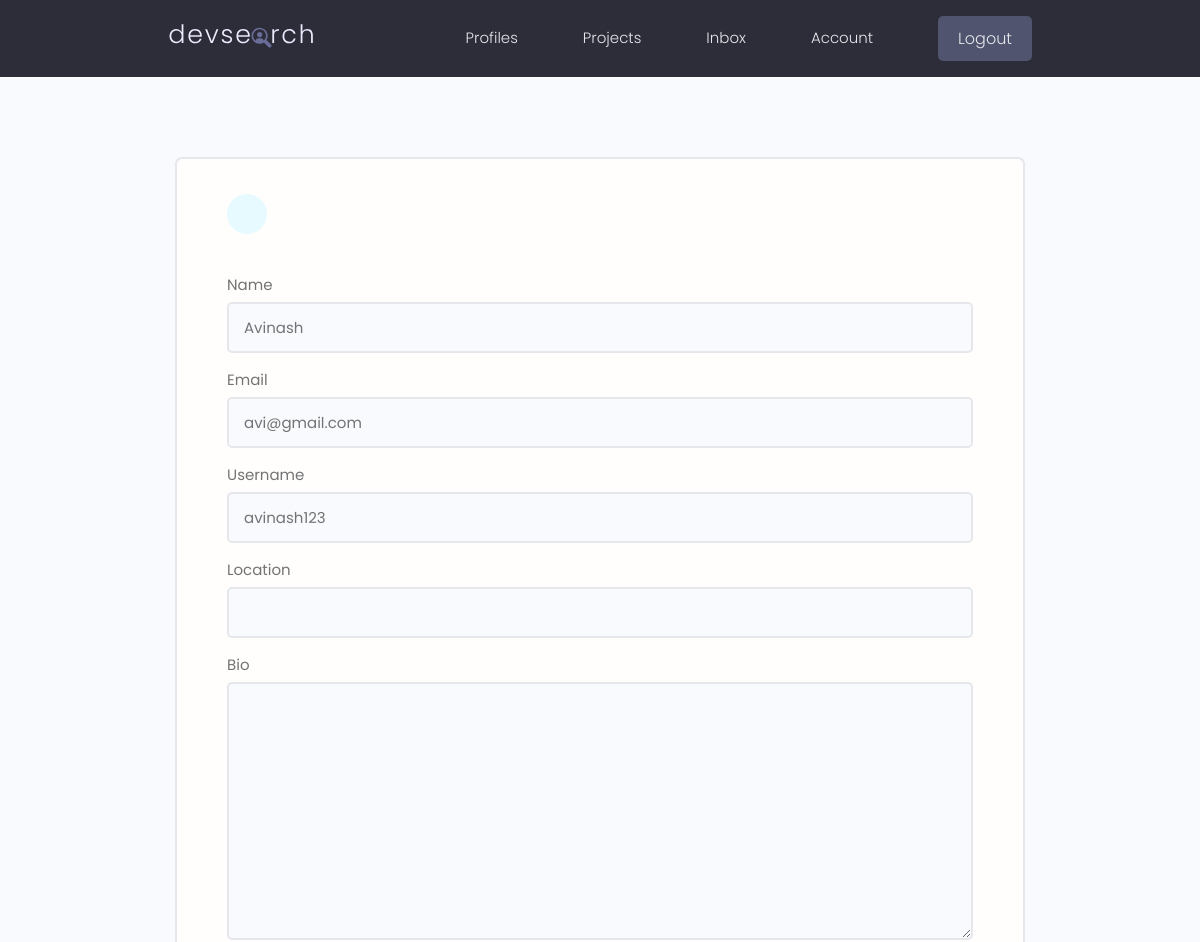
Before: /edit-account/ (signed in, upper part) with the older database file.
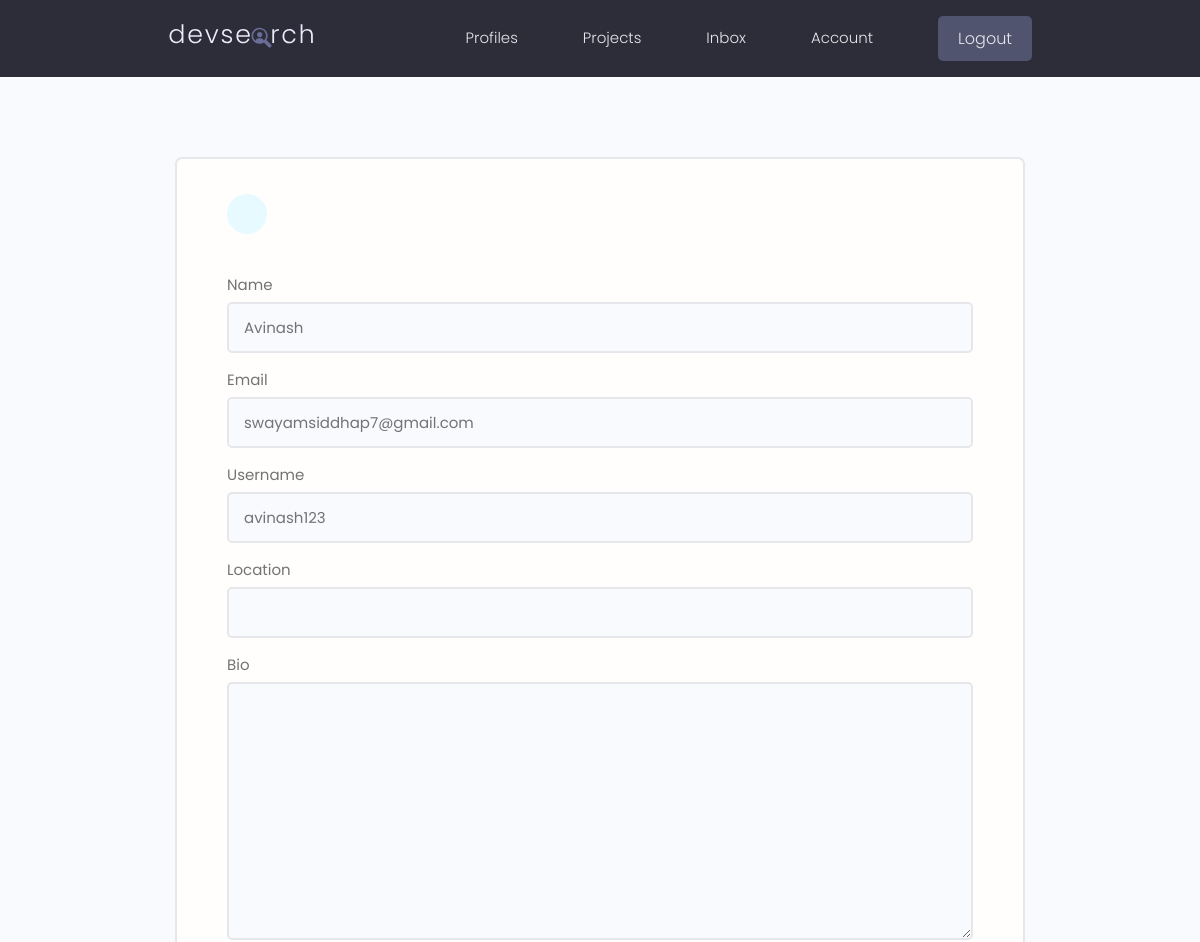
After: the same page with the newer database file.
### users/models.py (models this page shows, shortened)
class Profile(models.Model):
    user = models.OneToOneField(
        User, on_delete=models.CASCADE, null=True, blank=True)
    name = models.CharField(max_length=200, null=True, blank=True)
    email = models.EmailField(max_length=500, blank=True, null=True)
    username = models.CharField(max_length=200, blank=True, null=True)
    location = models.CharField(max_length=200, blank=True, null=True)
    short_intro = models.CharField(max_length=200, blank=True, null=True)
    bio = models.TextField(blank=True, null=True)
    profile_image = models.ImageField(
        null=True, blank=True, upload_to='profiles/', default="profiles/user-default.png")
    social_github = models.CharField(max_length=200, blank=True, null=True)
    social_twitter = models.CharField(max_length=200, blank=True, null=True)
    social_linkedin = models.CharField(max_length=200, blank=True, null=True)
    social_youtube = models.CharField(max_length=200, blank=True, null=True)
    social_website = models.CharField(max_length=200, blank=True, null=True)
    created = models.DateTimeField(auto_now_add=True)
    id = models.UUIDField(default=uuid.uuid4, unique=True,
                          primary_key=True, editable=False)
    class Meta:
        ordering = ['created']

### users/views.py (the view)
# urls.py: path('edit-account/', editAccount, name="edit-account"),
@login_required(login_url='login')
def editAccount(request):
    profile = request.user.profile
    form = ProfileForm(instance=profile)
    if request.method == 'POST':
        form = ProfileForm(request.POST, request.FILES, instance=profile)
        if form.is_valid():
            form.save()
            return redirect('account')
    context = {'form': form}
    return render(request, 'users/profile_form.html', context)

### users/forms.py
class ProfileForm(ModelForm):
    class Meta:
        model = Profile
        fields = ['name', 'email', 'username',
                  'location', 'bio', 'short_intro', 'profile_image',
                  'social_github', 'social_linkedin', 'social_twitter',
                  'social_youtube', 'social_website']
    def __init__(self, *args, **kwargs):
        super(ProfileForm, self).__init__(*args, **kwargs)
        for name, field in self.fields.items():
            field.widget.attrs.update({'class': 'input'})

### users/templates/users/profile_form.html (shortened to what this page needs)
{% extends 'main.html' %}
{% block content %}
<main class="formPage my-xl">
    <div class="content-box">
        <div class="formWrapper">
            <a class="backButton" href="{% url 'account' %}"></a>
            <br>
            <form class="form" method="POST" action="{% url 'edit-account' %}" enctype="multipart/form-data">
                {% for field in form %}
                <div class="form__field">
                    <label for="formInput#text">{{field.label}}</label>
                    {{field}}
                </div>
                {% endfor %}
            </form>
        </div>
    </div>
</main>
{% endblock content %}

Changed rows visible on the page:
changed Profile "Avinash": email "avi@gmail.com" → "swayamsiddhap7@gmail.com"
